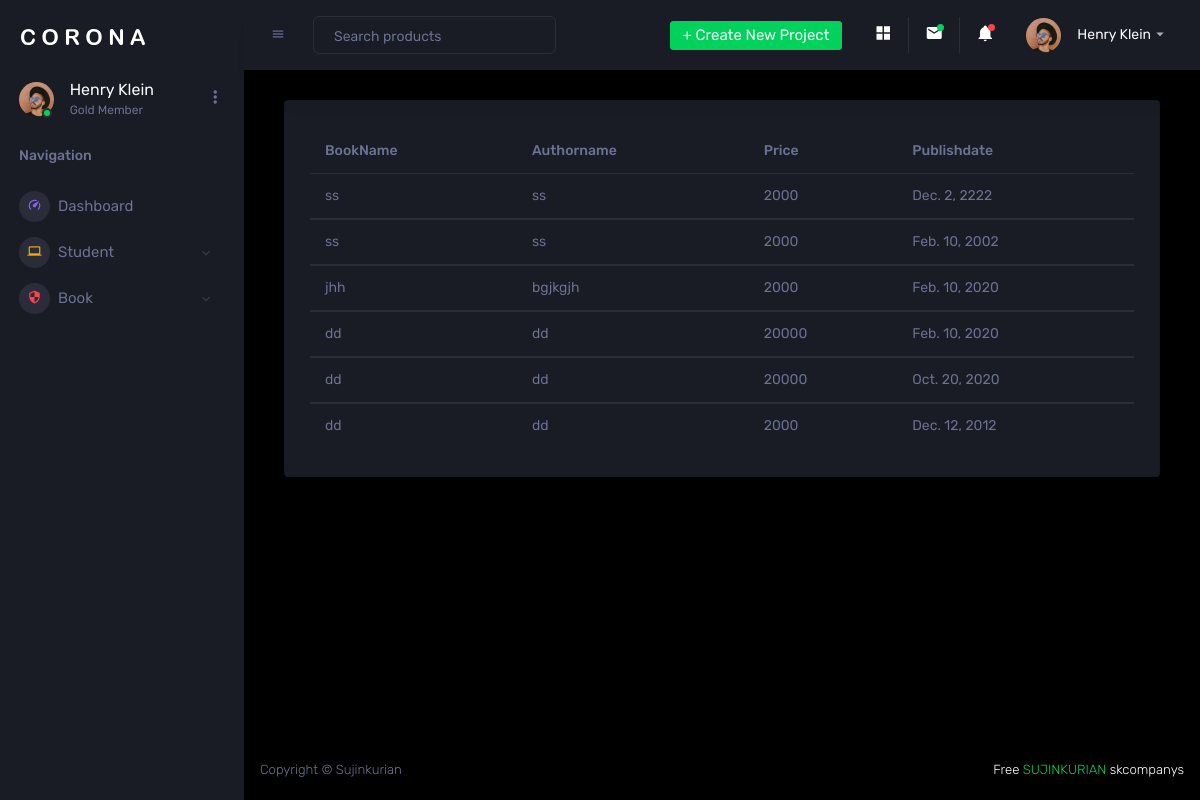
Page /libapp/display_book/ on the committed database.
### libapp/models.py (models this page shows)
class book_db(models.Model):
    BookName = models.CharField(max_length=50,null=True,blank=True)
    Authorname = models.CharField(max_length=50,null=True,blank=True)
    Price = models.IntegerField(null=True,blank=True)
    Publishdate = models.DateField(null=True,blank=True)

### libapp/views.py (the view)
# urls.py: path('display_book/', views.display_book,name="display_book"),
def display_book(request):
    da = book_db.objects.all()
    return render(request,"book_details.html",{'data' : da})

### libapp/templates/book_details.html (shortened to what this page needs)
<!DOCTYPE html>
{%extends 'lib.html' %}
{%block content%}
<html lang="en">
<head>
</head>
<body>
<div class="col-lg-12 grid-margin stretch-card">
                <div class="card">
                  <div class="card-body">
                    <div class="table-responsive">
                      <table class="table table-hover">
                        <thead>
                          <tr>
                            <th>BookName</th>
                            <th>Authorname</th>
                            <th>Price</th>
                            <th>Publishdate</th>
                          </tr>
                        </thead>
                        <tbody>
                           {%for d in data %}
                          <tr>
                            <td>{{d.BookName}}</td>
                            <td>{{d.Authorname}}</td>
                            <td>{{d.Price}}</td>
                            <td>{{d.Publishdate}}</td>
                        </tbody>
                          </tr>
                        {% endfor %}
                      </table>
                    </div>
                  </div>
                </div>
              </div>
</body>
</html>
{% endblock %}

### rows in the picture
book_db: BookName "ss", Authorname "ss", Price "2000", Publishdate "Dec. 2, 2222"
book_db: BookName "ss", Authorname "ss", Price "2000", Publishdate "Feb. 10, 2002"
book_db: BookName "jhh", Authorname "bgjkgjh", Price "2000", Publishdate "Feb. 10, 2020"
book_db: BookName "dd", Authorname "dd", Price "20000", Publishdate "Feb. 10, 2020"
book_db: BookName "dd", Authorname "dd", Price "20000", Publishdate "Oct. 20, 2020"
book_db: BookName "dd", Authorname "dd", Price "2000", Publishdate "Dec. 12, 2012"
